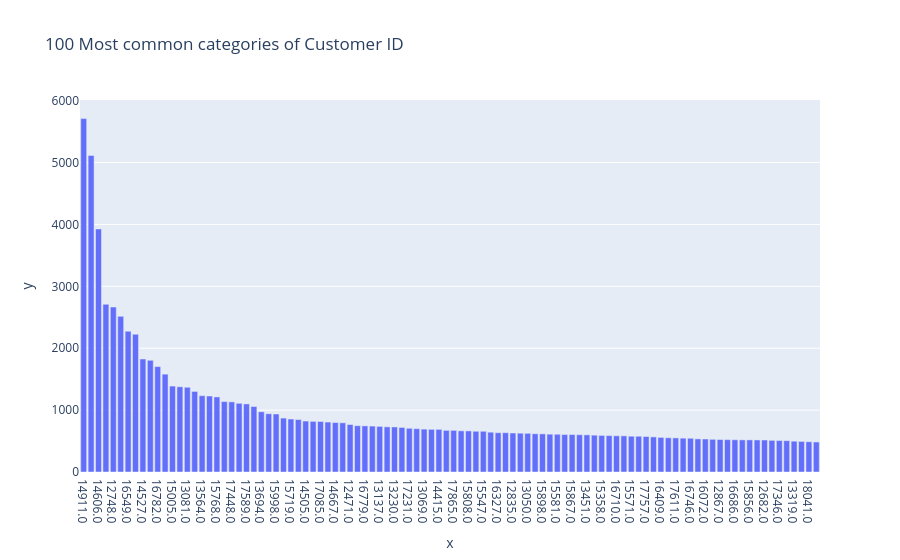

The cell this chart's notebook holds for it:
### Markdown cell above
InvoiceDate es datetime64 sin valores nulos. Los datos cubren desde diciembre 2009 hasta diciembre 2010. El histograma muestra distribución uniforme durante el año con un peak en noviembre-diciembre 2010, explicable por el aumento de ventas en época navideña. No se detectam anomalias.

### Code cell
profile_serie(df_retail["Customer ID"])

### Figure 1 — Plotly figure (JSON) as saved in the notebook; plotly's stock layout.template omitted (floating-point values rounded to 4 significant figures)
{"data": [{"hovertemplate": "x=%{x}<br>y=%{y}<extra></extra>", "legendgroup": "", "marker": {"color": "#636efa", "pattern": {"shape": ""}}, "name": "", "orientation": "v", "showlegend": false, "textposition": "auto", "type": "bar", "x": ["14911.0", "17841.0", "14606.0", "14156.0", "12748.0", "17850.0", "16549.0", "15311.0", "14527.0", "14646.0", "16782.0", "13089.0", "15005.0", "17377.0", "13081.0", "15039.0", "13564.0", "14298.0", "15768.0", "14680.0", "17448.0", "17920.0", "17589.0", "17511.0", "13694.0", "13093.0", "15998.0", "12921.0", "15719.0", "12681.0", "14505.0", "13174.0", "17085.0", "15555.0", "14667.0", "14081.0", "12471.0", "17243.0", "16779.0", "16984.0", "13137.0", "17068.0", "13230.0", "16713.0", "17231.0", "16161.0", "13069.0", "13001.0", "14415.0", "14159.0", "17865.0", "17238.0", "15808.0", "12472.0", "15547.0", "14044.0", "16327.0", "18102.0", "12835.0", "14030.0", "13050.0", "14085.0", "15898.0", "17338.0", "15581.0", "13097.0", "15867.0", "14049.0", "13451.0", "16938.0", "15358.0", "15061.0", "16710.0", "13206.0", "15571.0", "16550.0", "17757.0", "14040.0", "16409.0", "13869.0", "17611.0", "14031.0", "16746.0", "17965.0", "16072.0", "18069.0", "12867.0", "17799.0", "16686.0", "14535.0", "15856.0", "17576.0", "12682.0", "17364.0", "17346.0", "12949.0", "13319.0", "13148.0", "18041.0", "15615.0"], "xaxis": "x", "y": [5710, 5114, 3927, 2710, 2665, 2515, 2274, 2226, 1826, 1805, 1703, 1581, 1388, 1377, 1369, 1302, 1233, 1228, 1213, 1138, 1133, 1110, 1100, 1058, 973, 941, 937, 871, 856, 848, 823, 818, 816, 807, 799, 795, 767, 748, 745, 742, 737, 730, 728, 720, 706, 700, 693, 689, 689, 673, 673, 665, 664, 658, 658, 643, 635, 635, 630, 627, 625, 618, 616, 611, 610, 605, 605, 602, 600, 595, 591, 588, 585, 584, 578, 578, 573, 567, 559, 553, 551, 547, 545, 535, 533, 528, 525, 523, 521, 519, 519, 518, 517, 511, 509, 506, 498, 494, 489, 485], "yaxis": "y"}], "layout": {"barmode": "relative", "legend": {"tracegroupgap": 0}, "title": {"text": "100 Most common categories of Customer ID"}, "xaxis": {"anchor": "y", "domain": [0, 1], "title": {"text": "x"}}, "yaxis": {"anchor": "x", "domain": [0, 1], "title": {"text": "y"}}}}
